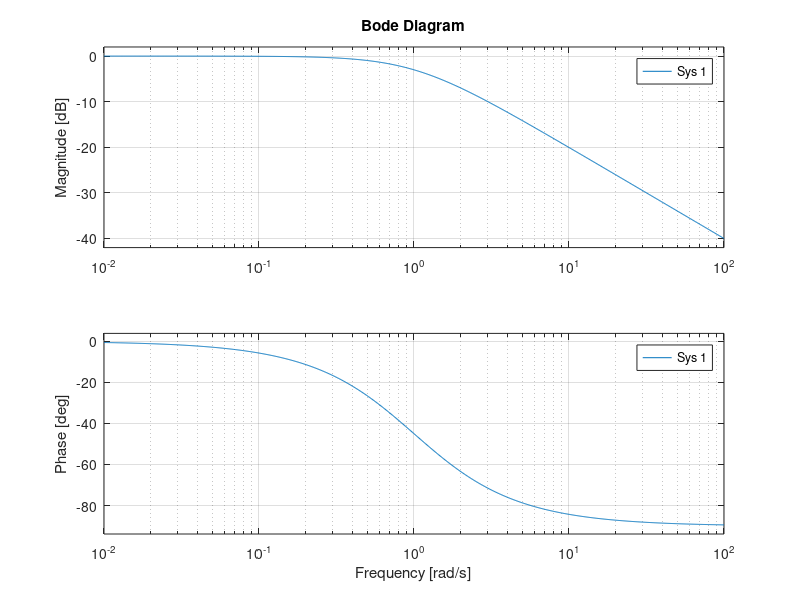
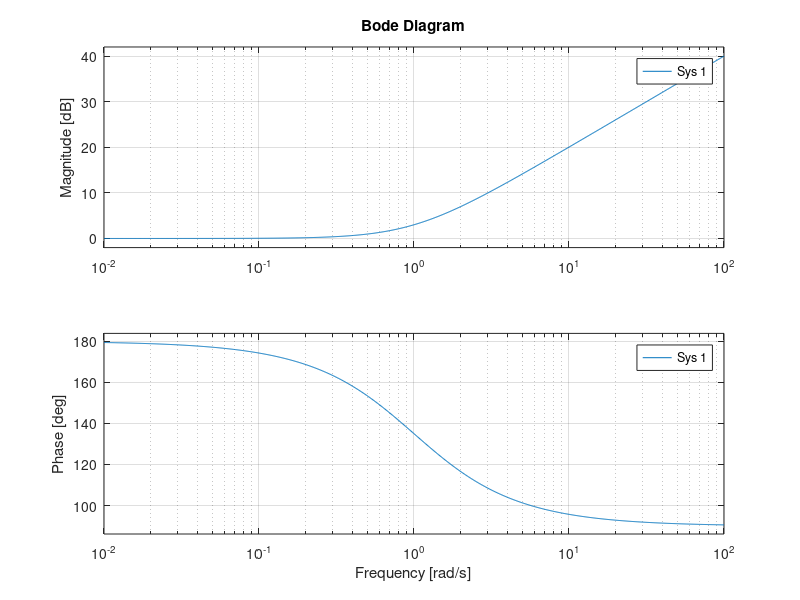
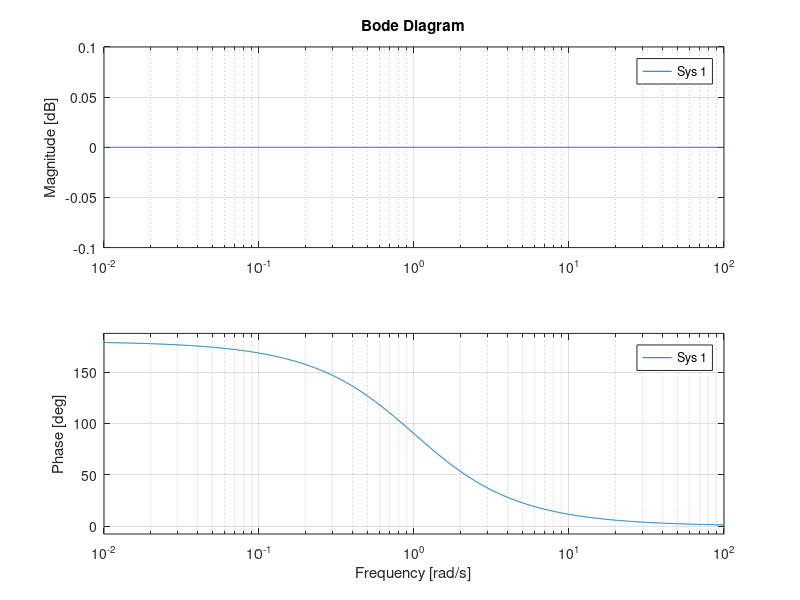
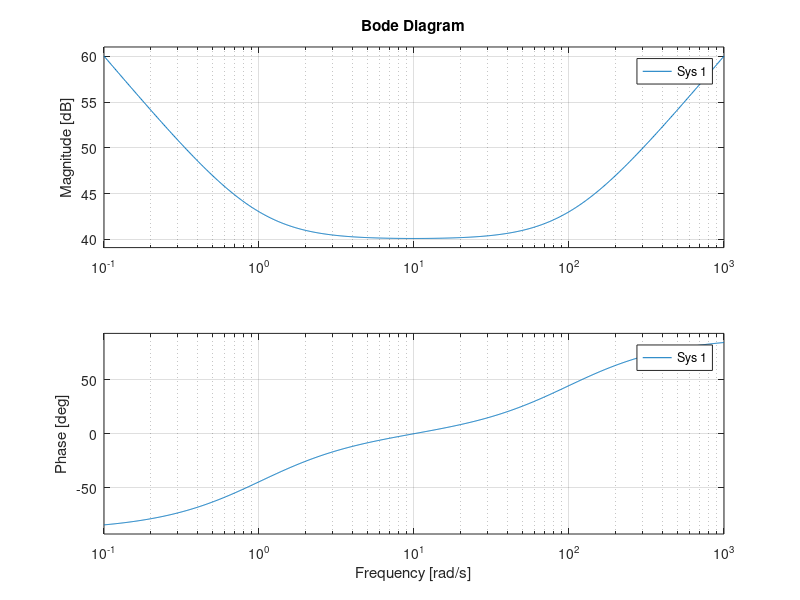

Recreate these plots in MATLAB, in order.
%HW1 Exercise 9.12

clear
clc

%a
figure(1)
bode( tf( [0,1],[1,1] ) )
%Proper

%b
figure(2)
bode( tf( [1,-1],[0,1] ) )
%Improper

%c
figure(3)
bode( tf( [1,-1],[1,1] ) )
%Semi-proper

%d
figure(4)
bode( tf( [1,101,100],[0,1,0] ) )
%Improper

%e
figure(5)
bode( tf( [0,1,0],[1,101,100] ) )
%Proper

%f
figure(6)
bode( tf( [0,0,1],[1,1,1] ) )
%Proper
